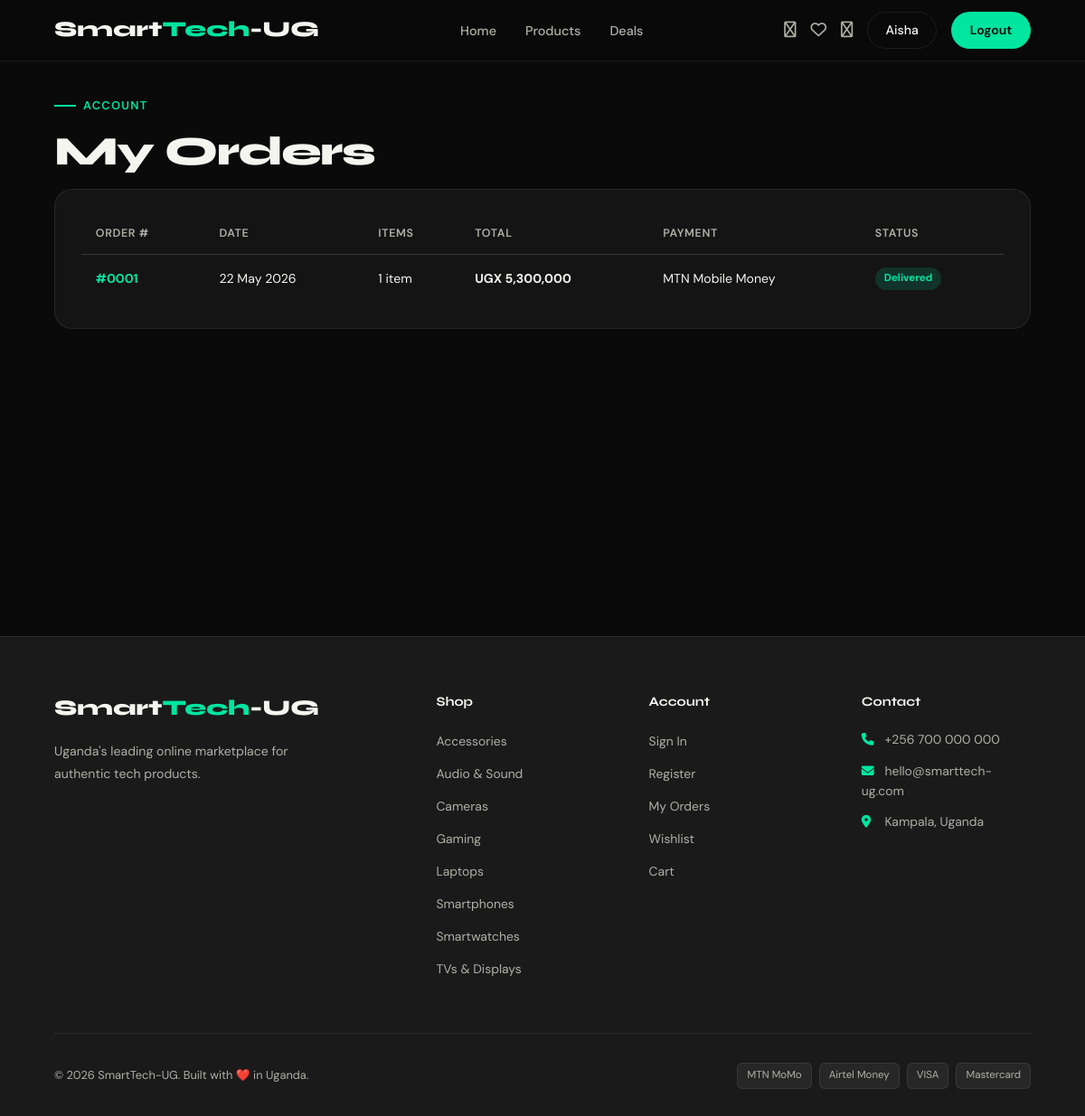
Page /orders.php (signed in) on the committed database.
### tables this page shows
CREATE TABLE orders (
  id INT AUTO_INCREMENT PRIMARY KEY,
  user_id INT NOT NULL,
  total DECIMAL(12,2) NOT NULL,
  status ENUM('pending','processing','shipped','delivered','cancelled') DEFAULT 'pending',
  payment_method VARCHAR(50) DEFAULT 'Mobile Money',
  delivery_address TEXT,
  notes TEXT,
  created_at TIMESTAMP DEFAULT CURRENT_TIMESTAMP,
  FOREIGN KEY (user_id) REFERENCES users(id) ON DELETE CASCADE
);

CREATE TABLE categories (
  id INT AUTO_INCREMENT PRIMARY KEY,
  name VARCHAR(100) NOT NULL,
  icon VARCHAR(100) DEFAULT 'fa-solid fa-box',
  slug VARCHAR(100) NOT NULL UNIQUE,
  created_at TIMESTAMP DEFAULT CURRENT_TIMESTAMP
);

### orders.php (the view, shortened to what this page needs)
<?php
require_once 'includes/config.php';
$uid = (int)$_SESSION['user_id'];
$orders = $conn->query("SELECT * FROM orders WHERE user_id=$uid ORDER BY created_at DESC")->fetch_all(MYSQLI_ASSOC);
include 'includes/header.php';
$statusColors = ['pending'=>'badge-gray','processing'=>'badge-orange','shipped'=>'badge-orange','delivered'=>'badge-accent','cancelled'=>'badge-orange'];
?>
<div class="page-wrap">
  <div class="section-label">Account</div>
  <h2 class="section-title">My Orders</h2>
  <?php if(empty($orders)): ?>
  <div style="text-align:center;padding:4rem;color:var(--text)">
    <i class="fa-solid fa-box-open" style="font-size:3rem;opacity:.3;display:block;margin-bottom:1rem"></i>
    <p>No orders yet. <a href="products.php" style="color:var(--accent)">Start shopping!</a></p>
  </div>
  <?php else: ?>
  <div class="card" style="overflow:auto">
    <table class="data-table">
      <thead>
        <tr><th>Order #</th><th>Date</th><th>Items</th><th>Total</th><th>Payment</th><th>Status</th></tr>
      </thead>
      <tbody>
      <?php foreach($orders as $o):
        $itemCount = $conn->query("SELECT SUM(quantity) c FROM order_items WHERE order_id={$o['id']}")->fetch_assoc()['c'];
      ?>
        <tr>
          <td><strong style="color:var(--accent)">#<?= str_pad($o['id'],4,'0',STR_PAD_LEFT) ?></strong></td>
          <td><?= date('d M Y', strtotime($o['created_at'])) ?></td>
          <td><?= $itemCount ?> item<?= $itemCount!=1?'s':'' ?></td>
          <td><strong><?= formatPrice($o['total']) ?></strong></td>
          <td><?= htmlspecialchars($o['payment_method']) ?></td>
          <td><span class="badge <?= $statusColors[$o['status']] ?? 'badge-gray' ?>"><?= ucfirst($o['status']) ?></span></td>
        </tr>
      <?php endforeach; ?>
      </tbody>
    </table>
  </div>
  <?php endif; ?>
</div>
<?php include 'includes/footer.php'; ?>

### includes/footer.php (shortened to what this page needs)
<?php
$phone    = getSetting($conn, 'contact_phone',   '+256 700 000 000');
$email    = getSetting($conn, 'contact_email',   'hello@smarttech-ug.com');
$address  = getSetting($conn, 'contact_address', 'Kampala, Uganda');
$tagline  = getSetting($conn, 'site_tagline',    "Uganda's leading online marketplace for authentic tech products.");
$categories = $conn->query("SELECT name,slug FROM categories ORDER BY name")->fetch_all(MYSQLI_ASSOC);
?>
<footer style="background:var(--mid);border-top:1px solid var(--border);padding:60px 5% 30px;margin-top:4rem">
  <div style="display:grid;grid-template-columns:2fr 1fr 1fr 1fr;gap:3rem;margin-bottom:3rem">
    <div>
      <?= renderLogo($conn) ?>
      <p style="color:var(--text);font-size:.88rem;line-height:1.75;max-width:280px;margin:1rem 0 1.5rem"><?= htmlspecialchars($tagline) ?></p>
    </div>
    <div>
      <h4 style="font-family:var(--font-head);font-size:.9rem;font-weight:700;margin-bottom:1.2rem">Shop</h4>
      <ul style="list-style:none">
        <?php foreach($categories as $cat): ?>
        <li style="margin-bottom:.65rem">
          <a href="<?= SITE_URL ?>/products.php?category=<?= $cat['slug'] ?>"
             style="color:var(--text);font-size:.87rem;transition:color .2s"
             onmouseover="this.style.color='var(--accent)'" onmouseout="this.style.color='var(--text)'">
            <?= htmlspecialchars($cat['name']) ?>
          </a>
        </li>
        <?php endforeach; ?>
      </ul>
    </div>
    <div>
      <h4 style="font-family:var(--font-head);font-size:.9rem;font-weight:700;margin-bottom:1.2rem">Account</h4>
      <ul style="list-style:none">
        <?php foreach([['Sign In','login.php'],['Register','register.php'],['My Orders','orders.php'],['Wishlist','wishlist.php'],['Cart','cart.php']] as [$n,$p]): ?>
        <li style="margin-bottom:.65rem">
          <a href="<?= SITE_URL ?>/<?= $p ?>" style="color:var(--text);font-size:.87rem;transition:color .2s"
             onmouseover="this.style.color='var(--accent)'" onmouseout="this.style.color='var(--text)'"><?= $n ?></a>
        </li>
        <?php endforeach; ?>
      </ul>
    </div>
    <div>
      <h4 style="font-family:var(--font-head);font-size:.9rem;font-weight:700;margin-bottom:1.2rem">Contact</h4>
      <ul style="list-style:none">
        <?php if($phone): ?>
        <li style="margin-bottom:.75rem;color:var(--text);font-size:.87rem">
          <i class="fa-solid fa-phone" style="color:var(--accent);margin-right:8px;width:14px"></i>
          <a href="tel:<?= preg_replace('/[^+0-9]/','',$phone) ?>" style="color:var(--text)"><?= htmlspecialchars($phone) ?></a>
        </li>
        <?php endif; ?>
        <?php if($email): ?>
        <li style="margin-bottom:.75rem;color:var(--text);font-size:.87rem">
          <i class="fa-solid fa-envelope" style="color:var(--accent);margin-right:8px;width:14px"></i>
          <a href="mailto:<?= htmlspecialchars($email) ?>" style="color:var(--text)"><?= htmlspecialchars($email) ?></a>
        </li>
        <?php endif; ?>
        <?php if($address): ?>
        <li style="margin-bottom:.75rem;color:var(--text);font-size:.87rem">
          <i class="fa-solid fa-location-dot" style="color:var(--accent);margin-right:8px;width:14px"></i>
          <?= htmlspecialchars($address) ?>
        </li>
        <?php endif; ?>
      </ul>
    </div>
  </div>
  <div style="display:flex;justify-content:space-between;align-items:center;padding-top:2rem;border-top:1px solid var(--border);flex-wrap:wrap;gap:1rem">
    <p style="color:var(--text);font-size:.8rem">
      © <?= date('Y') ?> <?= htmlspecialchars(getSetting($conn,'site_name',SITE_NAME)) ?>. Built with ❤️ in Uganda.
    </p>
    <div style="display:flex;gap:8px;flex-wrap:wrap">
      <?php foreach(['MTN MoMo','Airtel Money','VISA','Mastercard'] as $pay): ?>
      <span style="background:rgba(255,255,255,.06);border-radius:6px;padding:4px 10px;font-size:.72rem;color:var(--text);border:1px solid var(--border)"><?= $pay ?></span>
      <?php endforeach; ?>
    </div>
  </div>
</footer>
</body>
</html>

### includes/header.php (style rules this page uses)
*,*::before,*::after { box-sizing:border-box;margin:0;padding:0 }
:root { --black:#0a0a0a;--white:#f5f5f0;--accent:#00e5a0;--accent2:#ff6b35;--mid:#1a1a1a;--card:#141414;--text:#b0b0a8;--border:rgba(255,255,255,0.08);--font-head:'Syne',sans-serif;--font-body:'DM Sans',sans-serif; }
html { scroll-behavior:smooth }
body { background:var(--black);color:var(--white);font-family:var(--font-body);font-size:16px;line-height:1.6;overflow-x:hidden }
a { text-decoration:none;color:inherit }
.card { background:var(--card);border:1px solid var(--border);border-radius:20px;padding:1.8rem }
.page-wrap { padding:100px 5% 60px;min-height:80vh }
.section-label { display:inline-flex;align-items:center;gap:8px;color:var(--accent);font-size:.8rem;font-weight:600;letter-spacing:.1em;text-transform:uppercase;margin-bottom:1rem }
.section-label::before { content:'';width:24px;height:2px;background:var(--accent) }
.section-title { font-family:var(--font-head);font-size:clamp(1.8rem,4vw,2.8rem);font-weight:800;line-height:1.1;letter-spacing:-1.5px;margin-bottom:1rem }
.data-table { width:100%;border-collapse:collapse;font-size:.88rem }
.data-table th { color:var(--text);font-weight:600;padding:.7rem 1rem;text-align:left;border-bottom:1px solid var(--border);font-size:.78rem;letter-spacing:.05em;text-transform:uppercase }
.data-table td { padding:.85rem 1rem;border-bottom:1px solid var(--border);vertical-align:middle }
.data-table tr:last-child td { border-bottom:none }
.badge { display:inline-block;padding:3px 10px;border-radius:50px;font-size:.72rem;font-weight:700 }
.badge-accent { background:rgba(0,229,160,.15);color:var(--accent) }

### rows in the picture
orders: id "0001", created_at "22 May 2026", id "1", total "UGX 5,300,000", payment_method "MTN Mobile Money", status "Delivered"
categories: name "Accessories"
categories: name "Audio & Sound"
categories: name "Cameras"
categories: name "Gaming"
categories: name "Laptops"
categories: name "Smartphones"
categories: name "Smartwatches"
categories: name "TVs & Displays"

### other values in the picture
$t1 "Smart Smart"
$t2 "Tech Tech"
$t3 "-UG -UG"
explode(' ',$_SESSION['name'])[0] "Aisha"
$tagline "Uganda's leading online marketplace for authentic tech products."
$n "Sign In"
$n "Register"
$n "My Orders"
$n "Wishlist"
$n "Cart"
$phone "+256 700 000 000"
$email "hello@smarttech-ug.com"
$address "Kampala, Uganda"
getSetting($conn,'site_name',SITE_NAME) "SmartTech-UG"
$pay "MTN MoMo"
